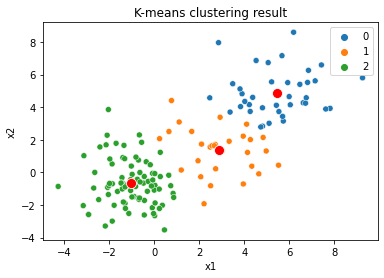

The script that drew this image:
# -*- coding: utf-8 -*-

# DSCI 552: Machine Learning for Data Science
# Programming Assignment 2 PART 1: k-means
# Team members: Li An, Shengnan Ke


import pandas as pd
import numpy as np
import matplotlib.pyplot as plt
import seaborn as sns

def kmeansSingleRun(data, k):
  # create a np array to save cluster for each data point
  clusters = np.zeros(data.shape[0])
  # initialize k centroids
  centroids_ary = data.sample(n=k).to_numpy()
  # while the algorithm doesn't converge -> centroids still changing
  flag = 1
  while flag:
    # assign each data point to its closest centroid
    # for each data point
    for index, row in data.iterrows():
      x1 = row[0]
      x2 = row[1]
      min_dist = float('inf')  # initialize minimum distance as an infinite number
      cluster = None
      # compute distance of the data point from all centroids, find the closest one
      for idx, centroid in enumerate(centroids_ary):
        dist = np.sqrt((x1 - centroid[0]) ** 2 + (x2 - centroid[1]) ** 2)
        if dist < min_dist:
          min_dist = dist
          cluster = idx
      clusters[index] = cluster
    # recompute centroids for each group
    new_centroids_ary = data.groupby(by=clusters).mean().values
    # compare to see if centroids stopped changing
    if (new_centroids_ary==centroids_ary).all():
      flag = 0
    else:
      centroids_ary = new_centroids_ary
  return centroids_ary, clusters


def clustersPlot(data, clusters, centroids):
  sns.scatterplot(data.loc[:, 0], data.loc[:, 1], hue=clusters,  palette='tab10')
  sns.scatterplot(centroids[:, 0], centroids[:, 1], s=100, color='red')
  plt.title("K-means clustering result")
  plt.xlabel('x1')
  plt.ylabel('x2')
  plt.show()
  return


# load data
df_data = pd.read_csv('clusters.txt', sep=',', header=None)

# run k-means
k = 3
centroids, clusters = kmeansSingleRun(df_data, k)
clusters = clusters.astype(int)
# clusters, clusters_n = kmeansMultiTimes(df_data, k, 5)
clustersPlot(df_data, clusters, centroids)
